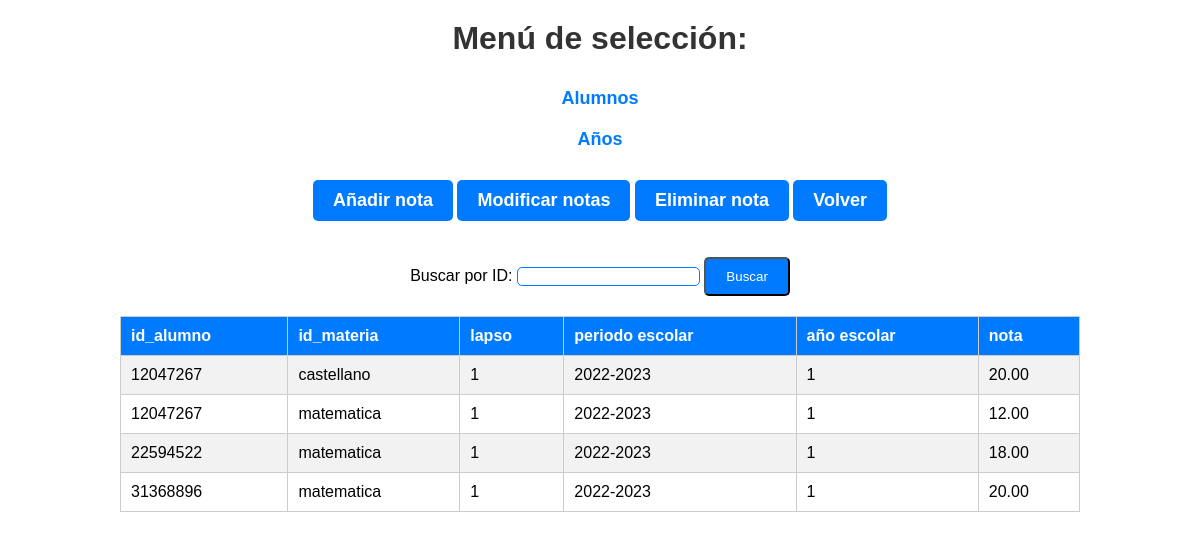
The page /notas.php on the database as committed earlier.
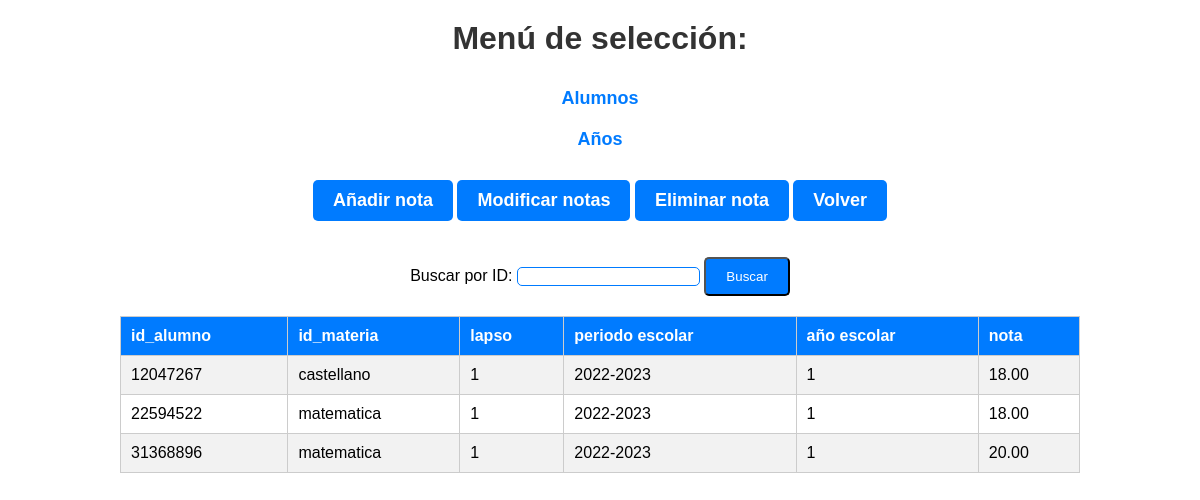
The same page on the database as committed later.
### tables this page shows
CREATE TABLE `notas` (
  `id_alumno` int(11) NOT NULL,
  `id_materia` varchar(100) NOT NULL,
  `lapso` int(11) NOT NULL,
  `periodo_escolar` varchar(100) NOT NULL,
  `año_escolar` int(11) NOT NULL,
  `nota` decimal(4,2) DEFAULT NULL
);

### notas.php (the view, shortened to what this page needs)
<!DOCTYPE html>
<html lang="es">
<head>
</head>
<body>
    <h1>Menú de selección:</h1>
    <ul>
        <li><a href="alumnos.php">Alumnos</a></li>
        <li><a href="año.php">Años</a></li>
    </ul>
    <a class='button' href='añadir_notas.php'>Añadir nota</a>
        <a class='button' href='modificar_notas.php'>Modificar notas</a>
        <a class='button' href='eliminar_notas.php'>Eliminar nota</a>
        <a class='button' href='admin_menu.php'>Volver</a>
         <br><p><form method="post" action="<?php echo $_SERVER['PHP_SELF']; ?>">
            <label for="id_alumno">Buscar por ID:</label>
            <input type="text" id="id_alumno" name="id_alumno" required>
            <a><button class="button" type="submit">Buscar</button></a>
        </form>
    <div>
        <?php
        $conexion = new mysqli("localhost", "root", "", "evaluacion");
        $consulta = "SELECT id_alumno,id_materia,lapso,periodo_escolar,año_escolar,nota FROM notas";
        $resultado = $conexion->query($consulta);
        if ($resultado->num_rows > 0) {
            echo "<table>";
            echo "<tr><th>id_alumno</th><th>id_materia</th><th>lapso</th><th>periodo escolar</th><th>año escolar</th><th>nota</th></tr>";
            while ($fila = $resultado->fetch_assoc()) {
                echo "<tr><td>" . $fila["id_alumno"] . "</td><td>" . $fila["id_materia"] . "</td><td>" . $fila["lapso"] . "</td><td>" . $fila["periodo_escolar"] ."</td><td>" . $fila["año_escolar"] ."</td><td>" . $fila["nota"] . "</td></tr>";
            }
            echo "</table>";
        } else {
            echo "No se encontraron resultados.";
        }
        ?>
    </div>
</body>
</html>

Rows that differ between the two databases and show on the page:
removed notas: id_alumno "12047267", id_materia "matematica", lapso "1", periodo_escolar "2022-2023", año_escolar "1", nota "12.00"
changed notas "castellano": nota "20.00" → "18.00"
